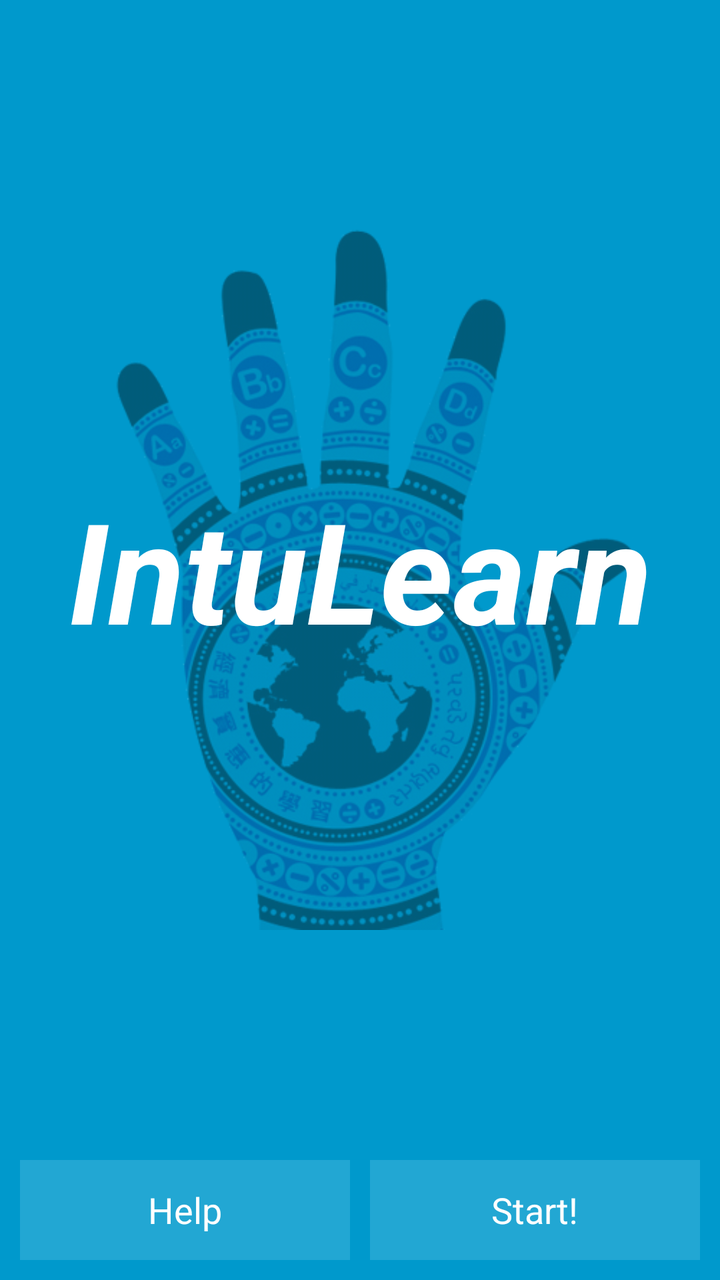
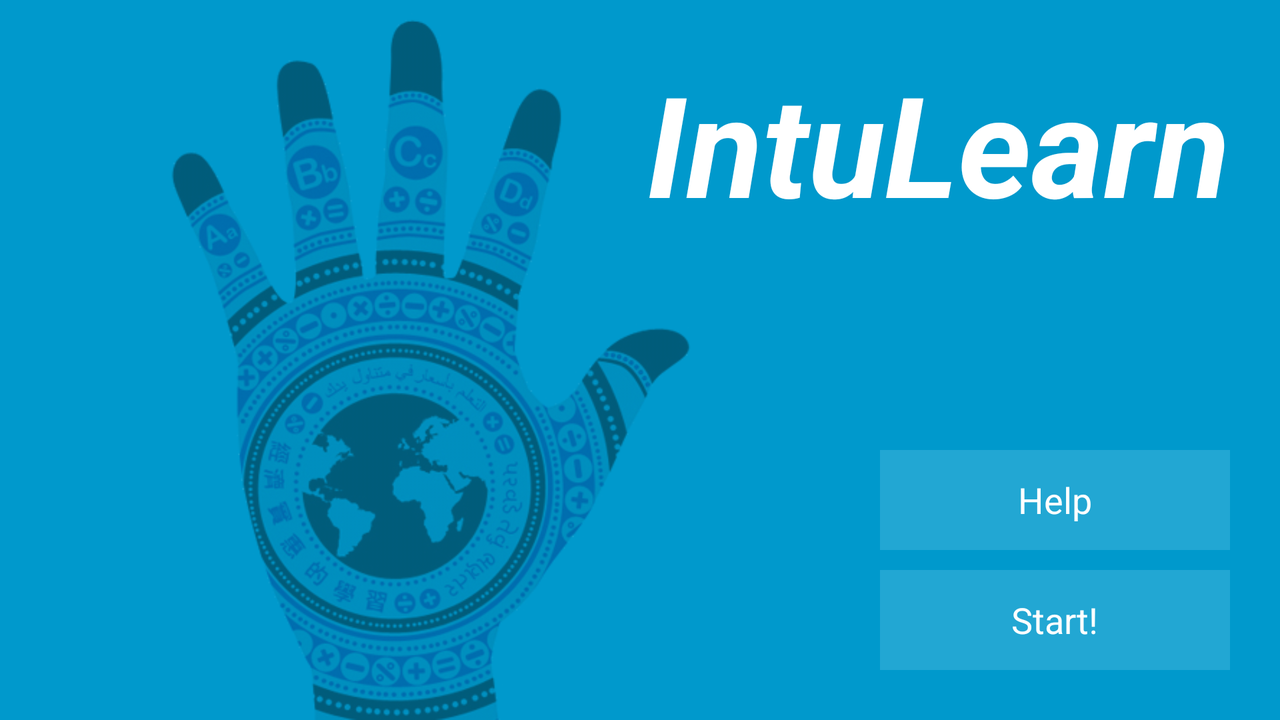

An Android layout and its configuration variant, each rendered on a device that would load it. The default file and the variant file are quoted in full after the pictures.
<!-- AndroidManifest.xml: activity theme SplashTheme -->
<!-- res/layout/activity_splash.xml -->
<?xml version="1.0" encoding="utf-8"?>
<RelativeLayout xmlns:android="http://schemas.android.com/apk/res/android"
    xmlns:tools="http://schemas.android.com/tools"
    android:id="@+id/splash_screen"
    android:layout_width="match_parent"
    android:layout_height="match_parent"
    android:fitsSystemWindows="true"
    android:keepScreenOn="true"
    tools:context=".SplashActivity" >

    <LinearLayout
        android:id="@+id/splash_bottom_buttons"
        android:layout_width="match_parent"
        android:layout_height="50dip"
        android:layout_alignParentBottom="true"
        android:layout_margin="10dip"
        android:orientation="horizontal" >

        <Button
            android:id="@+id/splash_help_button"
            android:layout_width="match_parent"
            android:layout_height="match_parent"
            android:layout_weight="0.5"
            android:text="@string/splash_help_button"
            android:textAppearance="@android:style/TextAppearance.Medium" />

        <View
            android:layout_width="10dip"
            android:layout_height="match_parent" />

        <Button
            android:id="@+id/splash_next_button"
            android:layout_width="match_parent"
            android:layout_height="match_parent"
            android:layout_weight="0.5"
            android:text="@string/splash_next_button"
            android:textAppearance="@android:style/TextAppearance.Medium" />
    </LinearLayout>

    <ImageView
        android:id="@+id/splash_image_logo"
        android:layout_width="match_parent"
        android:layout_height="match_parent"
        android:layout_above="@id/splash_bottom_buttons"
        android:layout_centerHorizontal="true"
        android:layout_centerVertical="true"
        android:contentDescription="@string/app_name"
        android:gravity="center"
        android:scaleType="centerInside"
        android:src="@drawable/adaptive_learning" />

    <TextView
        android:id="@+id/splash_text_logo"
        android:layout_width="match_parent"
        android:layout_height="match_parent"
        android:layout_above="@id/splash_bottom_buttons"
        android:layout_centerHorizontal="true"
        android:layout_centerVertical="true"
        android:gravity="center"
        android:text="@string/app_name" />

</RelativeLayout>
<!-- resources referenced by this layout -->
<resources>
  <!-- drawable adaptive_learning: png bitmap (drawable, 187544 bytes) -->
  <string name="app_name">IntuLearn</string>
  <string name="splash_help_button">Help</string>
  <string name="splash_next_button">Start!</string>
  <style name="SplashTheme" parent="FullscreenTheme">
          <item name="android:windowBackground">@android:color/holo_blue_dark</item>
          <item name="android:buttonStyle">@style/TransparentButtonStyle</item>
          <item name="android:textViewStyle">@style/LogoTextViewStyle</item>
      </style>
  <style name="FullscreenTheme" parent="android:Theme.NoTitleBar">
          <item name="android:windowContentOverlay">@null</item>
          <item name="android:windowBackground">@null</item>
      </style>
  <style name="TransparentButtonStyle">
          <item name="android:background">@color/white_transparent</item>
          <item name="android:gravity">center</item>
      </style>
  <style name="LogoTextViewStyle" parent="@style/TextAppearance.Huge.BoldItalic">
          <item name="android:gravity">center</item>
          <item name="android:textSize">70sp</item>
      </style>
  <color name="white_transparent">#22ffffff</color>
  <style name="TextAppearance.Huge.BoldItalic" parent="@style/TextAppearance.Huge">
          <item name="android:textStyle">bold|italic</item>
      </style>
  <style name="TextAppearance.Huge" parent="@android:style/TextAppearance">
          <item name="android:textSize">70sp</item>
      </style>
</resources>
<!-- res/layout-land/activity_splash.xml (the repository's variant of the layout above) -->
<!-- drawn on the phone turned sideways -->
<?xml version="1.0" encoding="utf-8"?>
<RelativeLayout xmlns:android="http://schemas.android.com/apk/res/android"
    xmlns:tools="http://schemas.android.com/tools"
    android:id="@+id/splash_screen"
    android:layout_width="match_parent"
    android:layout_height="match_parent"
    android:fitsSystemWindows="true"
    android:keepScreenOn="true"
    tools:context=".SplashActivity" >

    <LinearLayout
        android:id="@+id/splash_bottom_buttons"
        android:layout_width="175dip"
        android:layout_height="110dip"
        android:layout_alignParentBottom="true"
        android:layout_alignParentRight="true"
        android:layout_margin="25dip"
        android:orientation="vertical" >

        <Button
            android:id="@+id/splash_help_button"
            android:layout_width="match_parent"
            android:layout_height="match_parent"
            android:layout_weight="0.5"
            android:text="@string/splash_help_button"
            android:textAppearance="@android:style/TextAppearance.Medium" />

        <View
            android:layout_width="match_parent"
            android:layout_height="10dip" />

        <Button
            android:id="@+id/splash_next_button"
            android:layout_width="match_parent"
            android:layout_height="match_parent"
            android:layout_weight="0.5"
            android:text="@string/splash_next_button"
            android:textAppearance="@android:style/TextAppearance.Medium" />
    </LinearLayout>

    <ImageView
        android:id="@+id/splash_image_logo"
        android:layout_width="wrap_content"
        android:layout_height="wrap_content"
        android:layout_toLeftOf="@id/splash_bottom_buttons"
        android:contentDescription="@string/app_name"
        android:scaleType="centerInside"
        android:src="@drawable/adaptive_learning" />

    <TextView
        android:id="@+id/splash_text_logo"
        android:layout_width="wrap_content"
        android:layout_height="wrap_content"
        android:layout_alignParentRight="true"
        android:layout_alignParentTop="true"
        android:layout_margin="25dip"
        android:gravity="center"
        android:text="@string/app_name" />

</RelativeLayout>
